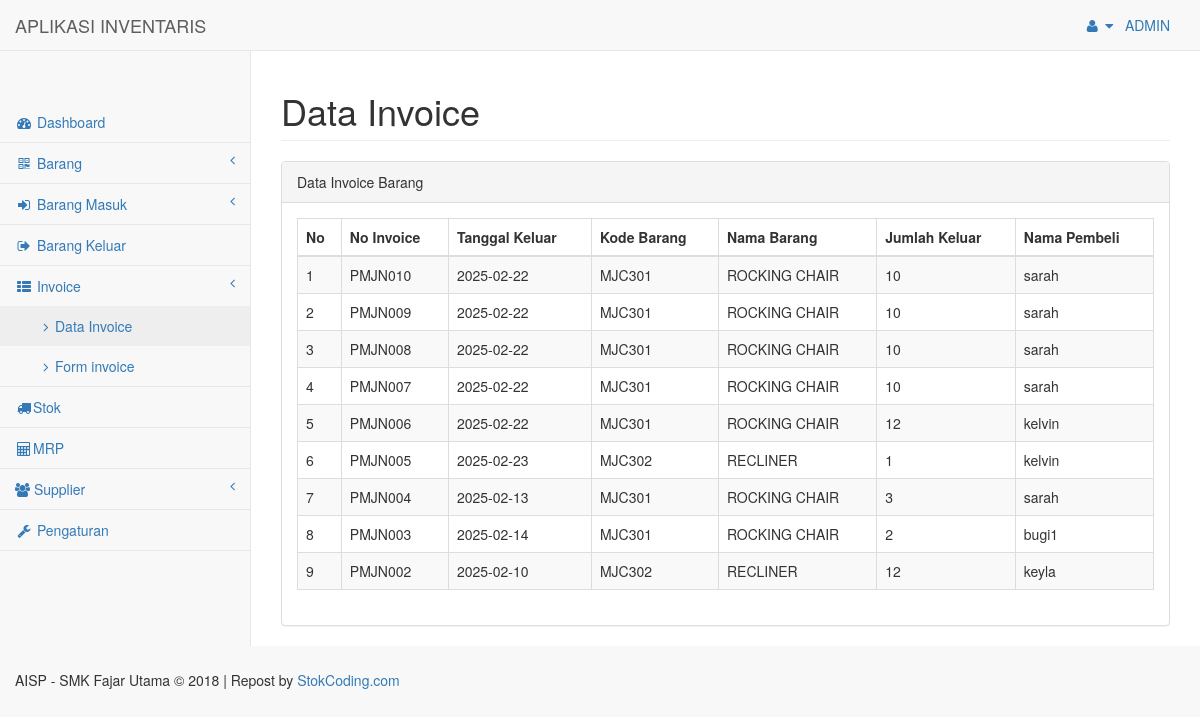
The app's page /index.php?page=peminjaman (signed in), older data.
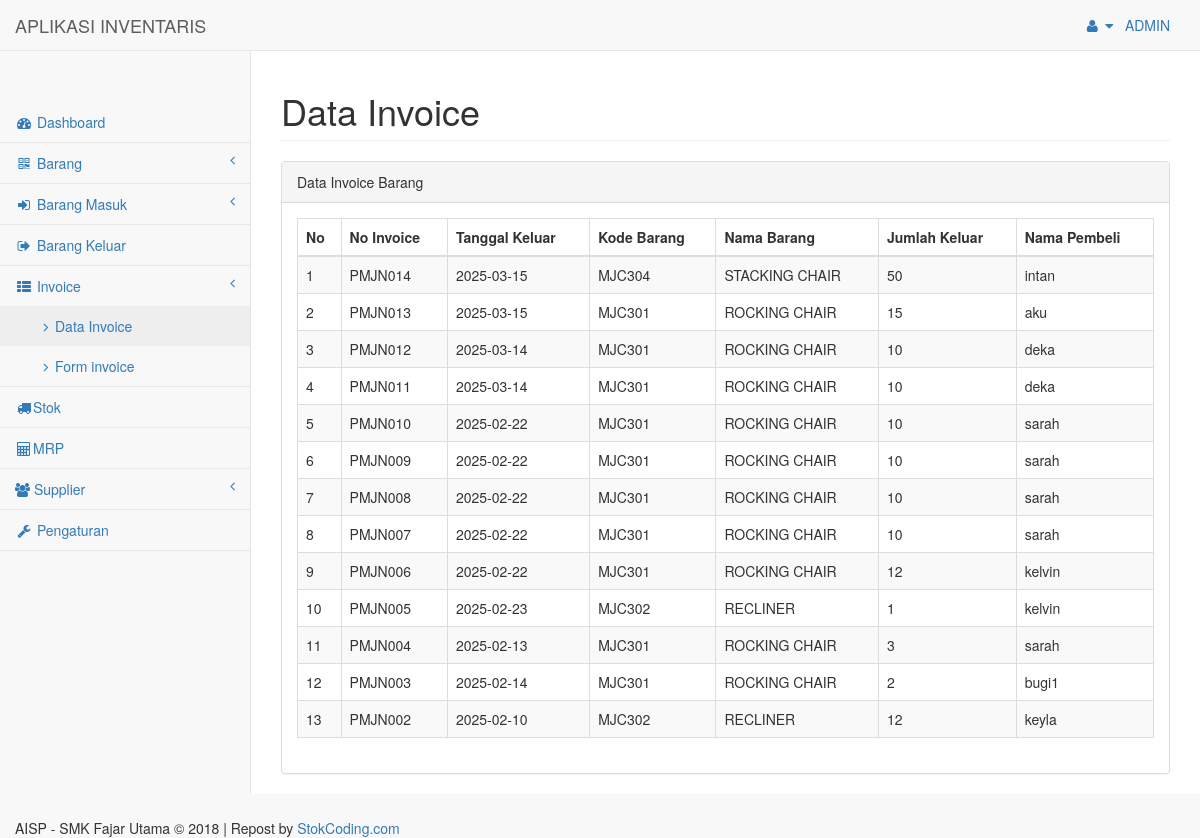
The same page, newer data.
### tables this page shows
CREATE TABLE `tbl_pinjam` (
  `nomor_pinjam` varchar(8) NOT NULL,
  `tgl_pinjam` date NOT NULL,
  `kode_barang` varchar(8) NOT NULL,
  `nama_barang` varchar(30) NOT NULL,
  `jumlah_pinjam` int NOT NULL,
  `peminjam` varchar(35) NOT NULL
);

### config/Class_Barang.php (called while the page is built, shortened)
<?php
class Class_Barang
{
    function tampil_peminjaman()
    {
        include("config.php");
        $sql = "select * from tbl_pinjam order by nomor_pinjam DESC";
        $data = mysqli_query($conn, $sql);
        $data1 = mysqli_num_rows($data);
        if ($data1 == 0) {
            echo "<div class='alert alert-danger'>Tidak ada data</div>";
        } else {
            while ($d = mysqli_fetch_assoc($data)) {
                $hasil[] = $d;
            }
            return $hasil;
        }
    }
}

### pages/data_peminjaman.php (the view)
<div class="row">
    <div class="col-lg-12">
        <h1 class="page-header">Data Invoice </h1>
    </div>
</div>
<div class="row">
    <div class="col-lg-12">
        <div class="panel panel-default">
            <div class="panel-heading">
                Data Invoice Barang
            </div>
            <div class="panel-body">
                <table width="100%" class="table table-striped table-bordered table-hover" cellpadding="0" cellspacing="0" id="dataTables-example">
                    <thead>
                        <?php
                        if (is_array($db->tampil_peminjaman()) && count($db->tampil_peminjaman()) > 0) {
                        ?>
                            <tr>
                                <th>No</th>
                                <th>No Invoice</th>
                                <th>Tanggal Keluar</th>
                                <th>Kode Barang</th>
                                <th>Nama Barang</th>
                                <th>Jumlah Keluar</th>
                                <th>Nama Pembeli</th>
                            </tr>
                    </thead>
                    <tbody>
                        <?php
                            $no = 1;
                            foreach ($db->tampil_peminjaman() as $row) {
                        ?>
                            <tr>
                                <td><?= $no++ ?></td>
                                <td><?= $row['nomor_pinjam'] ?></td>
                                <td><?= $row['tgl_pinjam'] ?></td>
                                <td><?= $row['kode_barang'] ?></td>
                                <td><?= $row['nama_barang'] ?></td>
                                <td><?= $row['jumlah_pinjam'] ?></td>
                                <td><?= $row['peminjam'] ?></td>
                            </tr>
                    <?php }
                        } ?>
                    </tbody>
                </table>
            </div>
        </div>
    </div>
</div>

Row changes from the older to the newer data that the page shows:
added tbl_pinjam: nomor_pinjam "PMJN014", tgl_pinjam "2025-03-15", kode_barang "MJC304", nama_barang "STACKING CHAIR", jumlah_pinjam "50", peminjam "intan"
added tbl_pinjam: nomor_pinjam "PMJN013", tgl_pinjam "2025-03-15", kode_barang "MJC301", nama_barang "ROCKING CHAIR", jumlah_pinjam "15", peminjam "aku"
added tbl_pinjam: nomor_pinjam "PMJN012", tgl_pinjam "2025-03-14", kode_barang "MJC301", nama_barang "ROCKING CHAIR", jumlah_pinjam "10", peminjam "deka"
added tbl_pinjam: nomor_pinjam "PMJN011", tgl_pinjam "2025-03-14", kode_barang "MJC301", nama_barang "ROCKING CHAIR", jumlah_pinjam "10", peminjam "deka"
